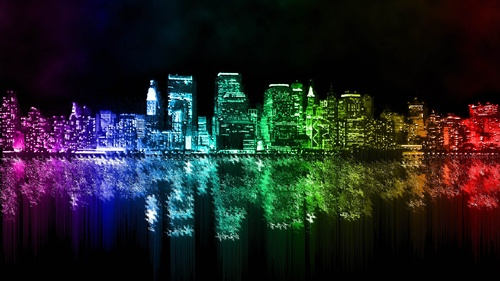
%> input picture HomeWorks/im to bw on whole directory/1.jpg, 500 x 281 px, shrunk from 1920 x 1080 before the run; its folder holds 4 pictures in this run
$ octave program.m   (GNU Octave 9; MATLAB toolbox functions it lacks are replaced by stand-ins)
%> lines starting %> are read from the running program, lines starting %| are printed output that depends on the picture; in (x1, y1, x2, y2) boxes, pixels count from 0 and x2, y2 are one past the last pixel; in counts of white or black regions, pixels touching at a corner belong together; the program's own positions count from 1
clear;
directory=dir('C:\Users\Haseeb\Desktop\Matrix-Laboratory-MATLAB-\HomeWorks\im to bw on whole directory\*.jpg');
for i=1:length(directory)
    filename=strcat('C:\Users\Haseeb\Desktop\Matrix-Laboratory-MATLAB-\HomeWorks\im to bw on whole directory\',directory(i).name);
    imgs{i}=imread(filename);
end
mkdir('C:\Users\Haseeb\Desktop\Matrix-Laboratory-MATLAB-\HomeWorks\im to bw on whole directory\outdir\');
for i=1:length(imgs)
    bw=im2bw(imgs{i},.3);
    path=strcat('C:\Users\Haseeb\Desktop\Matrix-Laboratory-MATLAB-\HomeWorks\im to bw on whole directory\outdir\',string(i),'.jpg');
    imwrite(bw,path);
end
%> this loop made 4 passes
%> pass 1, `bw=im2bw(imgs{i},.3);`:
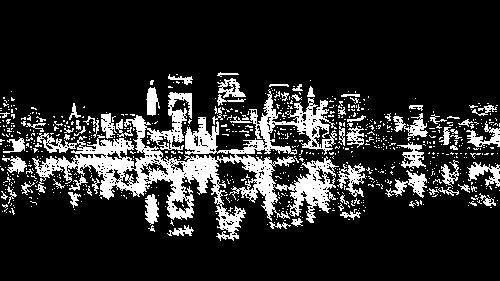
%> bw: size 281x500 logical; 16% white; 746 white regions (675 under 20 px), largest, box (x1, y1, x2, y2) and area: (32, 89, 339, 241) 13217, (385, 170, 427, 198) 435, (337, 163, 366, 197) 413
%> pass 2, `bw=im2bw(imgs{i},.3);`:
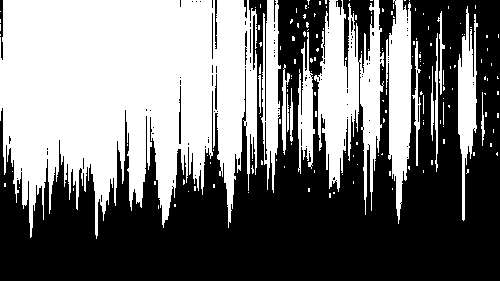
%> bw: size 281x500 logical; 46% white; 168 white regions (152 under 20 px), largest, box (x1, y1, x2, y2) and area: (0, 0, 257, 239) 44871, (314, 0, 384, 215) 7690, (386, 0, 412, 224) 3791
%> pass 3, `bw=im2bw(imgs{i},.3);`:
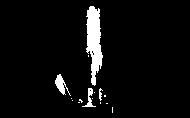
%> bw: size 118x190 logical; 5% white; 15 white regions (11 under 20 px), largest, box (x1, y1, x2, y2) and area: (86, 6, 103, 86) 837, (55, 74, 71, 96) 143, (82, 88, 96, 107) 86, (99, 88, 103, 101) 28
